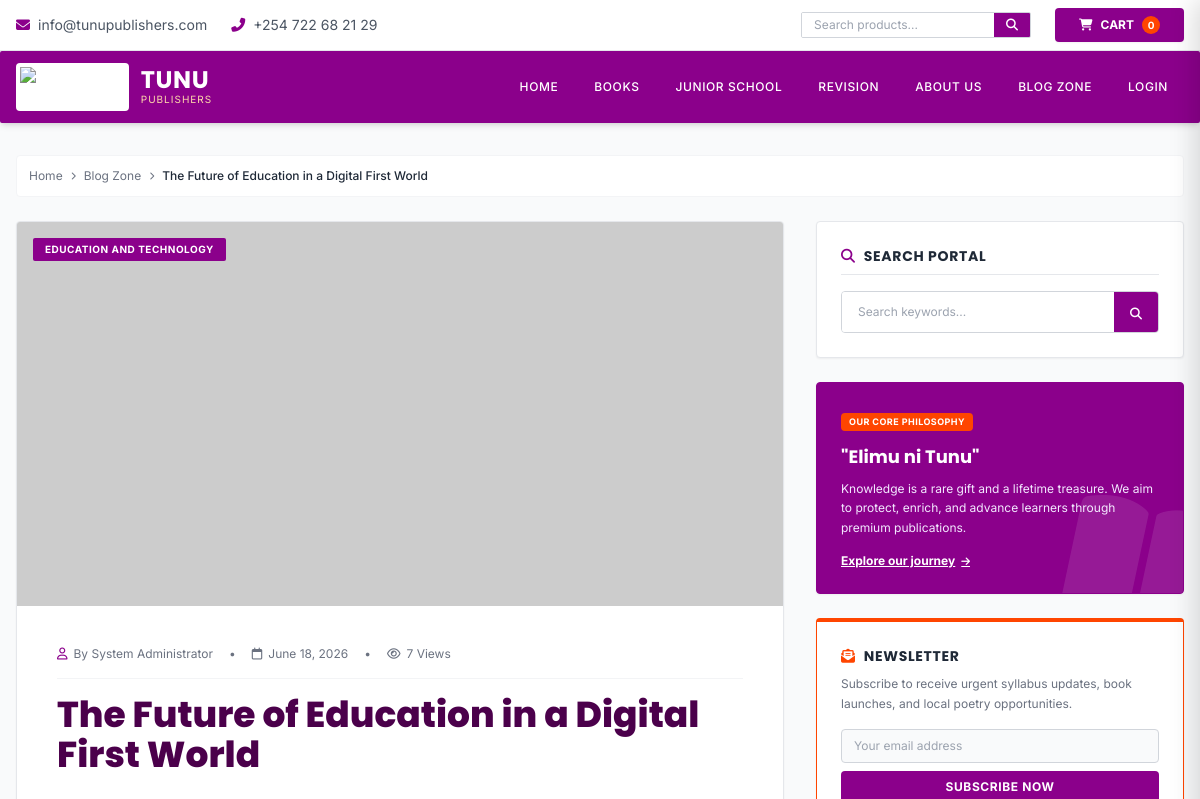
The page /post/the-future-of-education-in-a-digital-first-world (upper part) on the database as committed earlier.
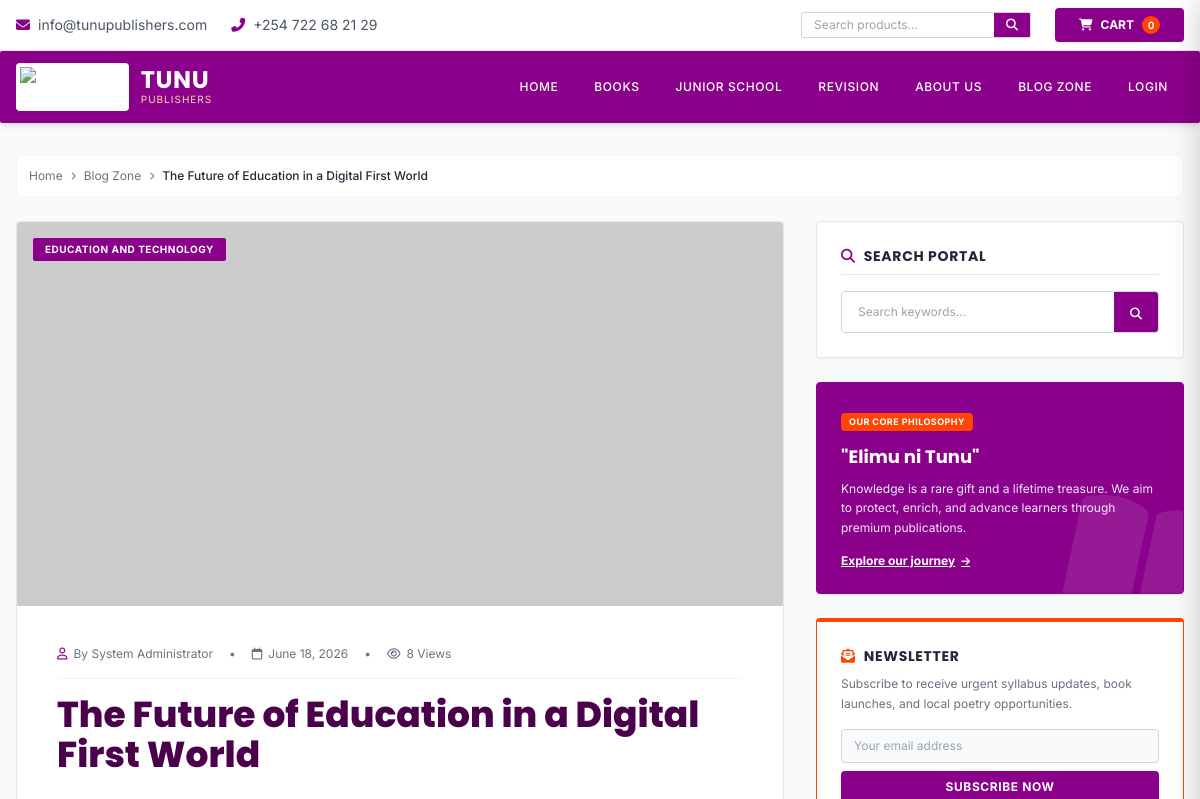
The same page on the database as committed later.
### models.py (models this page shows, shortened)
class BlogPost(db.Model):
    id = db.Column(db.Integer, primary_key=True)
    uid = db.Column(db.String(36), unique=True, default=lambda: str(uuid.uuid4()))
    title = db.Column(db.String(255), nullable=False)
    slug = db.Column(db.String(255), unique=True)
    summary = db.Column(db.Text)
    content = db.Column(db.Text, nullable=False)
    cover_image = db.Column(db.String(500))
    category = db.Column(db.String(100))
    tags = db.Column(db.Text)
    views = db.Column(db.Integer, default=0)
    likes_count = db.Column(db.Integer, default=0)
    comments_count = db.Column(db.Integer, default=0)
    is_published = db.Column(db.Boolean, default=False)
    is_featured = db.Column(db.Boolean, default=False)
    created_at = db.Column(db.DateTime, default=datetime.utcnow)
    updated_at = db.Column(db.DateTime, default=datetime.utcnow, onupdate=datetime.utcnow)
    user_id = db.Column(db.Integer, db.ForeignKey('user.id'), nullable=False)
    comments = db.relationship('Comment', backref='post', lazy=True,cascade='all, delete')
    likes = db.relationship('PostLike', backref='post',lazy=True, cascade='all, delete')

class User(db.Model):
    id = db.Column(db.Integer, primary_key=True)
    uid = db.Column(db.String(36),unique=True,default=lambda: str(uuid.uuid4()))
    username = db.Column(db.String(50), unique=True, nullable=False)
    email = db.Column(db.String(120), unique=True, nullable=False)
    password_hash = db.Column(db.String(255), nullable=False)
    profile_picture = db.Column(db.String(500))
    bio = db.Column(db.Text)
    role = db.Column(db.String(20), default='user')
    is_verified = db.Column(db.Boolean, default=False)
    is_banned = db.Column(db.Boolean, default=False)
    followers_count = db.Column(db.Integer, default=0)
    following_count = db.Column(db.Integer, default=0)
    created_at = db.Column(db.DateTime, default=datetime.utcnow)
    last_seen = db.Column(db.DateTime)
    posts = db.relationship('BlogPost', backref='author', lazy=True)
    comments = db.relationship('Comment', backref='user', lazy=True)
    likes = db.relationship('PostLike', backref='user', lazy=True)

### app.py (the view)
@app.route('/post/<string:slug>')
def post(slug):
    p = BlogPost.query.filter_by(slug=slug).first_or_404()
    p.views = (p.views or 0) + 1
    db.session.commit()
    comments = Comment.query.filter_by(post_id=p.id).all()
    return render_template('post.html', post=p, comments=comments)

### templates/post.html (shortened to what this page needs)
{% extends "base.html" %}
{% block content %}
<div class="max-w-7xl mx-auto px-4 py-8">
    <div class="flex items-center gap-2 text-xs text-gray-500 mb-6 bg-white p-3 border border-gray-100 sharp-border">
        <a href="/" class="hover:text-magenta transition-colors">Home</a>
        <i class="fas fa-chevron-right text-[8px]"></i>
        <a href="/blog" class="hover:text-magenta transition-colors">Blog Zone</a>
        <i class="fas fa-chevron-right text-[8px]"></i>
        <span class="text-gray-800 font-medium truncate max-w-[200px] sm:max-w-xs">{{ post.title }}</span>
    </div>
    <div class="grid grid-cols-1 lg:grid-cols-3 gap-8">
        <div class="lg:col-span-2 space-y-6">
            <article class="bg-white border border-gray-200 shadow-sm overflow-hidden sharp-border">
                <div class="h-64 sm:h-96 w-full relative bg-gray-100">
                    <img src="{{ post.cover_image or 'https://images.unsplash.com/photo-1495446815901-a7297e633e8d?auto=format&fit=crop&q=80&w=1000' }}"
                         onerror="this.src='https://placehold.co/1000x400/8B008B/ffffff?text=TUNU+Publishers';"
                         alt="{{ post.title }}"
                         class="w-full h-full object-cover">
                    {% if post.category %}
                        <span class="absolute top-4 left-4 bg-magenta text-white text-[10px] uppercase font-bold px-3 py-1 tracking-wider sharp-border-sm">
                            {{ post.category }}
                        </span>
                    {% endif %}
                </div>
                <div class="p-6 sm:p-10">
                    <div class="flex flex-wrap items-center gap-4 text-xs text-gray-500 mb-4 pb-4 border-b border-gray-100">
                        <span class="flex items-center gap-1.5"><i class="far fa-user text-magenta"></i> By {{ post.author.username if post.author else 'TUNU Contributor' }}</span>
                        <span>&bull;</span>
                        <span class="flex items-center gap-1.5"><i class="far fa-calendar"></i> {{ post.created_at.strftime('%B %d, %Y') if post.created_at else 'Recently' }}</span>
                        <span>&bull;</span>
                        <span class="flex items-center gap-1.5"><i class="far fa-eye"></i> {{ post.views or 0 }} Views</span>
                    </div>
                    <h1 class="font-poppins font-extrabold text-2xl sm:text-3xl lg:text-4xl text-darkmagenta mb-6 leading-tight">
                        {{ post.title }}
                    </h1>
                </div>
            </article>
        </div>
        <aside class="space-y-6">
            <div class="bg-white p-6 border border-gray-200 shadow-sm sharp-border">
                <h4 class="font-poppins font-bold text-gray-800 text-sm uppercase tracking-wider mb-4 border-b pb-2 flex items-center gap-2">
                    <i class="fas fa-search text-magenta"></i> Search Portal
                </h4>
                <form action="/search" method="GET" class="flex border border-gray-300 overflow-hidden sharp-border bg-white">
                    <input type="text" name="q" placeholder="Search keywords..." class="w-full px-4 py-2 text-xs outline-none">
                    <button type="submit" class="bg-magenta hover:bg-darkmagenta text-white px-4 py-2 transition-colors">
                        <i class="fas fa-search text-xs"></i>
                    </button>
                </form>
            </div>
            <div class="bg-magenta text-white p-6 border border-magenta shadow-sm sharp-border relative overflow-hidden">
                <div class="absolute -right-8 -bottom-8 opacity-10 text-9xl transform rotate-12 pointer-events-none">
                    <i class="fas fa-book-open"></i>
                </div>
                <span class="text-[9px] bg-orangered uppercase font-bold px-2 py-0.5 tracking-wider sharp-border inline-block mb-3">Our Core Philosophy</span>
                <h4 class="font-poppins font-bold text-lg mb-2">"Elimu ni Tunu"</h4>
                <p class="text-xs text-purple-100 leading-relaxed mb-4">
                    Knowledge is a rare gift and a lifetime treasure. We aim to protect, enrich, and advance  learners through premium publications.
                </p>
                <a href="/about" class="text-xs text-white hover:text-orange-200 underline font-bold flex items-center gap-1.5">
                    Explore our journey <i class="fas fa-arrow-right text-[10px]"></i>
                </a>
            </div>
            <div class="bg-white p-6 border-t-4 border-orangered border-x border-b border-gray-200 shadow-sm sharp-border">
                <h4 class="font-poppins font-bold text-gray-800 text-sm uppercase tracking-wider mb-2 flex items-center gap-2">
                    <i class="fas fa-envelope-open-text text-orangered"></i> Newsletter
                </h4>
                <p class="text-xs text-gray-500 mb-4 leading-relaxed">
                    Subscribe to receive urgent syllabus updates, book launches, and local poetry opportunities.
                </p>
                <form onsubmit="event.preventDefault(); showToast('Subscribed! Thank you for choosing TUNU.'); this.querySelector('input').value = '';" class="space-y-2">
                    <input type="email" required placeholder="Your email address" class="w-full text-xs px-3 py-2 border border-gray-300 outline-none focus:border-magenta bg-gray-50 sharp-border">
                    <button type="submit" class="w-full bg-magenta hover:bg-darkmagenta text-white font-bold py-2 text-xs uppercase tracking-wider transition-colors sharp-border">
                        Subscribe Now
                    </button>
                </form>
            </div>
        </aside>
    </div>
</div>
{% endblock %}

### templates/base.html (shortened to what this page needs)
<!DOCTYPE html>
<html lang="en">
<head>
    <link rel="stylesheet" href="https://cdnjs.cloudflare.com/ajax/libs/font-awesome/6.4.0/css/all.min.css">
    <script src="https://cdn.tailwindcss.com"></script>
</head>
<body class="font-sans antialiased text-gray-800 bg-gray-50 flex flex-col min-h-screen">
    <div class="bg-white border-b border-gray-200 py-2 hidden md:block">
        <div class="max-w-7xl mx-auto px-4 flex justify-between items-center text-sm text-gray-600">
            <div class="flex items-center gap-6">
                <span class="flex items-center gap-2"><i class="fas fa-envelope text-magenta"></i> info@tunupublishers.com</span>
                <span class="flex items-center gap-2"><i class="fas fa-phone-alt text-magenta"></i> +254 722 68 21 29</span>
            </div>
            <div class="flex items-center gap-6">
                <form action="/search" method="GET" class="flex border border-gray-300 overflow-hidden sharp-border-sm bg-white">
                    <input type="text" name="q" placeholder="Search products..." class="px-3 py-1 text-xs outline-none w-48">
                    <button type="submit" class="bg-magenta text-white px-3 py-1 hover:bg-darkmagenta text-xs"><i class="fas fa-search"></i></button>
                </form>
                <button onclick="openCart()" class="bg-magenta hover:bg-darkmagenta text-white px-6 py-2 font-bold uppercase text-xs flex items-center gap-2 shadow-sm transition-transform hover:-translate-y-px sharp-border">
                    <i class="fas fa-shopping-cart"></i>
                    <span>CART</span>
                    <span class="bg-orangered text-white text-[10px] min-w-[18px] h-[18px] px-1 rounded-full flex items-center justify-center font-bold" id="cart-count">0</span>
                </button>
            </div>
        </div>
    </div>
    <header class="bg-magenta text-white sticky top-0 z-40 shadow-md sharp-border-sm">
        <div class="max-w-7xl mx-auto px-4 py-3 flex justify-between items-center">
            <a href="/" class="flex items-center gap-3 decoration-none">
                <img src="https://i.ibb.co/CKRYPD4p/image.png" alt="TUNU Logo" class="h-12 bg-white p-1 sharp-border">
                <div>
                    <h1 class="font-poppins font-bold text-2xl tracking-wide leading-none">TUNU</h1>
                    <p class="text-[10px] uppercase tracking-widest text-orange-200">Publishers</p>
                </div>
            </a>
            <nav class="hidden lg:flex items-center gap-1">
                <a href="/" class="hover:bg-orangered text-white px-4 py-2 font-medium uppercase text-xs tracking-wider transition-colors sharp-border">Home</a>
                <a href="/books" class="hover:bg-orangered text-white px-4 py-2 font-medium uppercase text-xs tracking-wider transition-colors sharp-border">Books</a>
                <a href="/books?cat=junior" class="hover:bg-orangered text-white px-4 py-2 font-medium uppercase text-xs tracking-wider transition-colors sharp-border">Junior School</a>
                <a href="/books?cat=revision" class="hover:bg-orangered text-white px-4 py-2 font-medium uppercase text-xs tracking-wider transition-colors sharp-border">Revision</a>
                <a href="/about" class="hover:bg-orangered text-white px-4 py-2 font-medium uppercase text-xs tracking-wider transition-colors sharp-border">About Us</a>
                <a href="/blog" class="hover:bg-orangered text-white px-4 py-2 font-medium uppercase text-xs tracking-wider transition-colors sharp-border">Blog Zone</a>
                {% if session.get('uid') %}
                    <a href="/dashboard" class="hover:bg-orangered text-white px-4 py-2 font-medium uppercase text-xs tracking-wider transition-colors sharp-border">Dashboard</a>
                    <a href="/logout" class="hover:bg-orangered text-white px-4 py-2 font-medium uppercase text-xs tracking-wider transition-colors sharp-border">Logout</a>
                {% else %}
                    <a href="/login" class="hover:bg-orangered text-white px-4 py-2 font-medium uppercase text-xs tracking-wider transition-colors sharp-border">Login</a>
                {% endif %}
            </nav>
        </div>
    </header>
    <main class="flex-grow">
        {% block content %}{% endblock %}
    </main>
</body>
</html>

### templates/base.html (style rules this page uses)
:root { --magenta: #8B008B; --dark-magenta: #4B004B; --orangered: #FF4500; --white: #FFFFFF; --light-bg: #f9f9f9; --gray-text: #666; --border-color: #eee; --shadow: 0 4px 15px rgba(0,0,0,0.06); }
body { background-color: var(--light-bg); color: #333; overflow-x: hidden; }
.sharp-border { border-radius: 4px !important; }
.sharp-border-sm { border-radius: 2px !important; }

Rows that differ between the two databases and show on the page:
changed BlogPost "The Future of Education in a Digital First World": views "7" → "8"
